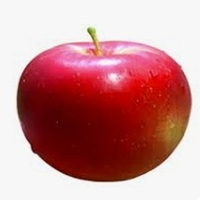
#> input picture cv01/data/cv01_u01.jpg, 200 x 200 px; its folder holds 4 pictures in this run
$ python hictogram.py
#> lines starting #> are read from the running program, lines starting #| are printed output that depends on the picture; pictures that were not available may be replaced by others from this repository, and a replacement may not be noted
import matplotlib.pyplot as plt
import numpy as np
import cv2
import os

plt.close('all')

def crunch(filepath):
#> called with filepath = 'cv01_u01.jpg'
    image_data = cv2.imread(os.path.join(DATA_DIR, filepath))
#> image_data is the input picture: shape (200, 200, 3); mean B, G, R 142.5, 141.3, 198.8
    histogram = cv2.calcHist([image_data], [0], None, [256], [0, 256])
#> histogram = 256 values, max 13491 at index 247, min 10 at index 254, mean 156.2

    return {
        "hist": histogram,
        "image": image_data
    }

DATA_DIR = "data"

references = ("cv01_auto.jpg","cv01_jablko.jpg","cv01_mesic.jpg")
samples = ("cv01_u01.jpg", "cv01_u02.jpg", "cv01_u03.jpg")
processed_samples = [crunch(sample) for sample in samples]
#> call 2 of crunch, with filepath = 'cv01_u02.jpg'
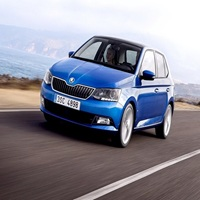
#> input picture cv01/data/cv01_auto.jpg, 200 x 200 px, given in place of cv01_u02.jpg, which was not available
#> in crunch, image_data is the input picture: shape (200, 200, 3); mean B, G, R 149.1, 137.1, 137.5
#> in crunch (call 2), `histogram = cv2.calcHist([image_data], [0], None, [256], [0, 256])`: histogram = 256 values, max 3917 at index 255, min 36 at index 22, mean 156.2
#> call 3 of crunch, with filepath = 'cv01_u03.jpg'
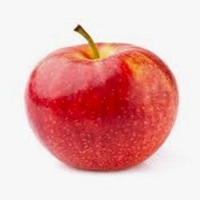
#> input picture cv01/data/cv01_jablko.jpg, 200 x 200 px, given in place of cv01_u03.jpg, which was not available
#> in crunch, image_data is the input picture: shape (200, 200, 3); mean B, G, R 174.3, 175.9, 230.4
#> in crunch (call 3), `histogram = cv2.calcHist([image_data], [0], None, [256], [0, 256])`: histogram = 256 values, max 16341 at index 247, min 2 at index 255, mean 156.2
#> processed_samples = 3 items

fig, axes = plt.subplots(2, 3)


for i, ref in enumerate(references):
    ref_data = crunch(ref)
#> ref_data = 2 items

    distances = np.abs([cv2.compareHist(ref_data["hist"], sample["hist"], cv2.HISTCMP_CORREL) for sample in processed_samples])
#> distances = [0.0376, 1, 0.0101]
    axes[0, i].imshow(cv2.cvtColor(ref_data["image"], cv2.COLOR_BGR2RGB))
    axes[1, i].imshow(cv2.cvtColor(processed_samples[np.argmax(distances)]["image"], cv2.COLOR_BGR2RGB))

plt.show()
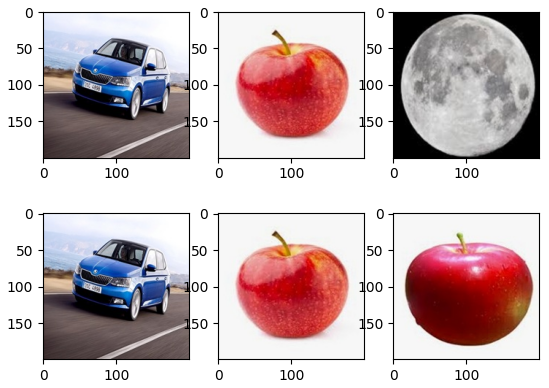
#> figure drawn by matplotlib, 6 panels
